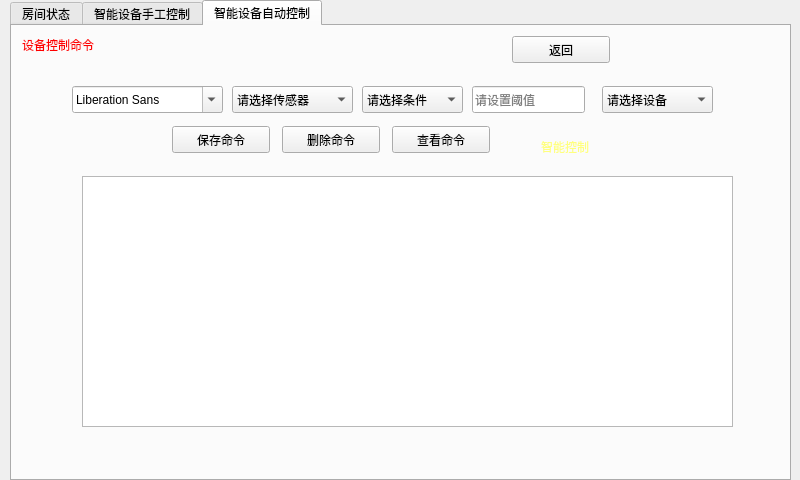
<?xml version="1.0" encoding="UTF-8"?>
<ui version="4.0">
 <class>Dialog</class>
 <widget class="QDialog" name="Dialog">
  <property name="geometry">
   <rect>
    <x>0</x>
    <y>0</y>
    <width>800</width>
    <height>480</height>
   </rect>
  </property>
  <property name="windowTitle">
   <string>Dialog</string>
  </property>
  <widget class="QStackedWidget" name="stackedWidget">
   <property name="geometry">
    <rect>
     <x>0</x>
     <y>0</y>
     <width>800</width>
     <height>480</height>
    </rect>
   </property>
   <property name="styleSheet">
    <string notr="true"/>
   </property>
   <property name="currentIndex">
    <number>3</number>
   </property>
   <widget class="QWidget" name="page">
    <widget class="QLabel" name="label">
     <property name="geometry">
      <rect>
       <x>0</x>
       <y>0</y>
       <width>800</width>
       <height>480</height>
      </rect>
     </property>
     <property name="styleSheet">
      <string notr="true">border-image: url(:/draw/7202.jpg);</string>
     </property>
     <property name="text">
      <string/>
     </property>
    </widget>
    <widget class="QPushButton" name="wl">
     <property name="geometry">
      <rect>
       <x>70</x>
       <y>420</y>
       <width>61</width>
       <height>61</height>
      </rect>
     </property>
     <property name="styleSheet">
      <string notr="true">QPushButton
{
	border-image: url(:/draw/3204.png);
}
QPushButton::checked
{
	border-image: url(:/draw/3205.png);
}</string>
     </property>
     <property name="text">
      <string/>
     </property>
     <property name="checkable">
      <bool>true</bool>
     </property>
     <property name="checked">
      <bool>false</bool>
     </property>
    </widget>
    <widget class="QPushButton" name="door">
     <property name="geometry">
      <rect>
       <x>0</x>
       <y>400</y>
       <width>61</width>
       <height>71</height>
      </rect>
     </property>
     <property name="styleSheet">
      <string notr="true">border-image: url(:/draw/1215.png);</string>
     </property>
     <property name="text">
      <string/>
     </property>
    </widget>
    <widget class="QPushButton" name="kt_push">
     <property name="geometry">
      <rect>
       <x>310</x>
       <y>270</y>
       <width>121</width>
       <height>101</height>
      </rect>
     </property>
     <property name="text">
      <string>客厅</string>
     </property>
    </widget>
    <widget class="QPushButton" name="pushButton_4">
     <property name="geometry">
      <rect>
       <x>687</x>
       <y>410</y>
       <width>71</width>
       <height>51</height>
      </rect>
     </property>
     <property name="text">
      <string>自检</string>
     </property>
    </widget>
    <widget class="QPushButton" name="cf">
     <property name="geometry">
      <rect>
       <x>50</x>
       <y>70</y>
       <width>131</width>
       <height>81</height>
      </rect>
     </property>
     <property name="text">
      <string>厨房</string>
     </property>
    </widget>
    <widget class="QLabel" name="label_7">
     <property name="geometry">
      <rect>
       <x>40</x>
       <y>20</y>
       <width>131</width>
       <height>17</height>
      </rect>
     </property>
     <property name="styleSheet">
      <string notr="true">color: rgb(255, 255, 255);</string>
     </property>
     <property name="text">
      <string>我司样板房118㎡</string>
     </property>
    </widget>
    <widget class="QPushButton" name="cf_2">
     <property name="geometry">
      <rect>
       <x>230</x>
       <y>40</y>
       <width>131</width>
       <height>81</height>
      </rect>
     </property>
     <property name="text">
      <string>卫生间【客】</string>
     </property>
    </widget>
    <widget class="QPushButton" name="cf_3">
     <property name="geometry">
      <rect>
       <x>390</x>
       <y>40</y>
       <width>131</width>
       <height>81</height>
      </rect>
     </property>
     <property name="text">
      <string>卫生间2【主】</string>
     </property>
    </widget>
    <widget class="QPushButton" name="cf_4">
     <property name="geometry">
      <rect>
       <x>530</x>
       <y>40</y>
       <width>211</width>
       <height>121</height>
      </rect>
     </property>
     <property name="text">
      <string>卧室【北】</string>
     </property>
    </widget>
    <widget class="QPushButton" name="cf_5">
     <property name="geometry">
      <rect>
       <x>40</x>
       <y>170</y>
       <width>241</width>
       <height>91</height>
      </rect>
     </property>
     <property name="text">
      <string>餐厅</string>
     </property>
    </widget>
    <widget class="QPushButton" name="cf_6">
     <property name="geometry">
      <rect>
       <x>420</x>
       <y>170</y>
       <width>241</width>
       <height>91</height>
      </rect>
     </property>
     <property name="text">
      <string>书房</string>
     </property>
    </widget>
    <widget class="QPushButton" name="cf_7">
     <property name="geometry">
      <rect>
       <x>30</x>
       <y>300</y>
       <width>181</width>
       <height>71</height>
      </rect>
     </property>
     <property name="text">
      <string>卧室【南西】</string>
     </property>
    </widget>
    <widget class="QPushButton" name="cf_8">
     <property name="geometry">
      <rect>
       <x>560</x>
       <y>290</y>
       <width>181</width>
       <height>71</height>
      </rect>
     </property>
     <property name="text">
      <string>卧室【南东】</string>
     </property>
    </widget>
    <widget class="QPushButton" name="cf_9">
     <property name="geometry">
      <rect>
       <x>260</x>
       <y>390</y>
       <width>251</width>
       <height>71</height>
      </rect>
     </property>
     <property name="text">
      <string>阳台</string>
     </property>
    </widget>
   </widget>
   <widget class="QWidget" name="page_3">
    <widget class="QLabel" name="label_4">
     <property name="geometry">
      <rect>
       <x>0</x>
       <y>0</y>
       <width>800</width>
       <height>480</height>
      </rect>
     </property>
     <property name="styleSheet">
      <string notr="true">border-image: url(:/draw/7202.jpg);</string>
     </property>
     <property name="text">
      <string/>
     </property>
    </widget>
    <widget class="QLabel" name="label_5">
     <property name="geometry">
      <rect>
       <x>20</x>
       <y>20</y>
       <width>61</width>
       <height>20</height>
      </rect>
     </property>
     <property name="styleSheet">
      <string notr="true">color: rgb(255, 255, 255);</string>
     </property>
     <property name="text">
      <string>厨房</string>
     </property>
    </widget>
    <widget class="QLabel" name="label_6">
     <property name="geometry">
      <rect>
       <x>20</x>
       <y>90</y>
       <width>41</width>
       <height>17</height>
      </rect>
     </property>
     <property name="styleSheet">
      <string notr="true">color: rgb(255, 255, 255);</string>
     </property>
     <property name="text">
      <string>燃气：</string>
     </property>
    </widget>
    <widget class="QLabel" name="gas">
     <property name="geometry">
      <rect>
       <x>70</x>
       <y>90</y>
       <width>67</width>
       <height>17</height>
      </rect>
     </property>
     <property name="styleSheet">
      <string notr="true">color: rgb(255, 255, 255);</string>
     </property>
     <property name="text">
      <string>0</string>
     </property>
    </widget>
    <widget class="QPushButton" name="fan">
     <property name="geometry">
      <rect>
       <x>470</x>
       <y>120</y>
       <width>61</width>
       <height>61</height>
      </rect>
     </property>
     <property name="styleSheet">
      <string notr="true">QPushButton
{
	
	border-image: url(:/draw/0119.png);
}
QPushButton::checked
{
	
	border-image: url(:/draw/0120.png);
}</string>
     </property>
     <property name="text">
      <string/>
     </property>
     <property name="checkable">
      <bool>true</bool>
     </property>
     <property name="checked">
      <bool>false</bool>
     </property>
    </widget>
    <widget class="QLabel" name="label_8">
     <property name="geometry">
      <rect>
       <x>60</x>
       <y>170</y>
       <width>67</width>
       <height>17</height>
      </rect>
     </property>
     <property name="styleSheet">
      <string notr="true">color: rgb(255, 255, 255);</string>
     </property>
     <property name="text">
      <string>燃气&gt;</string>
     </property>
    </widget>
    <widget class="QLineEdit" name="gas_int">
     <property name="geometry">
      <rect>
       <x>100</x>
       <y>160</y>
       <width>113</width>
       <height>27</height>
      </rect>
     </property>
    </widget>
    <widget class="QLabel" name="label_19">
     <property name="geometry">
      <rect>
       <x>220</x>
       <y>170</y>
       <width>91</width>
       <height>20</height>
      </rect>
     </property>
     <property name="styleSheet">
      <string notr="true">color: rgb(85, 0, 0);</string>
     </property>
     <property name="text">
      <string>风扇和报警灯</string>
     </property>
    </widget>
    <widget class="QPushButton" name="fanh">
     <property name="geometry">
      <rect>
       <x>580</x>
       <y>260</y>
       <width>98</width>
       <height>27</height>
      </rect>
     </property>
     <property name="text">
      <string>返回</string>
     </property>
    </widget>
   </widget>
   <widget class="QWidget" name="page_2">
    <widget class="QLabel" name="label_2">
     <property name="geometry">
      <rect>
       <x>0</x>
       <y>0</y>
       <width>800</width>
       <height>480</height>
      </rect>
     </property>
     <property name="styleSheet">
      <string notr="true">border-image: url(:/draw/7202.jpg);</string>
     </property>
     <property name="text">
      <string/>
     </property>
    </widget>
    <widget class="QTextEdit" name="textEdit">
     <property name="geometry">
      <rect>
       <x>90</x>
       <y>60</y>
       <width>591</width>
       <height>331</height>
      </rect>
     </property>
     <property name="styleSheet">
      <string notr="true">color: rgb(255, 0, 0);</string>
     </property>
    </widget>
    <widget class="QLabel" name="label_3">
     <property name="geometry">
      <rect>
       <x>20</x>
       <y>20</y>
       <width>181</width>
       <height>17</height>
      </rect>
     </property>
     <property name="styleSheet">
      <string notr="true">color: rgb(0, 0, 0);</string>
     </property>
     <property name="text">
      <string>我司样板房 系统自检中</string>
     </property>
    </widget>
    <widget class="QPushButton" name="zj_start">
     <property name="geometry">
      <rect>
       <x>100</x>
       <y>420</y>
       <width>98</width>
       <height>27</height>
      </rect>
     </property>
     <property name="text">
      <string>开始自检</string>
     </property>
     <property name="checkable">
      <bool>true</bool>
     </property>
    </widget>
    <widget class="QPushButton" name="chongx_zj">
     <property name="geometry">
      <rect>
       <x>320</x>
       <y>420</y>
       <width>98</width>
       <height>27</height>
      </rect>
     </property>
     <property name="text">
      <string>重新自检</string>
     </property>
    </widget>
    <widget class="QPushButton" name="close">
     <property name="geometry">
      <rect>
       <x>560</x>
       <y>420</y>
       <width>98</width>
       <height>27</height>
      </rect>
     </property>
     <property name="text">
      <string>结束</string>
     </property>
    </widget>
   </widget>
   <widget class="QWidget" name="page_4">
    <widget class="QTabWidget" name="tabWidget">
     <property name="geometry">
      <rect>
       <x>10</x>
       <y>0</y>
       <width>781</width>
       <height>481</height>
      </rect>
     </property>
     <property name="currentIndex">
      <number>2</number>
     </property>
     <widget class="QWidget" name="tab">
      <attribute name="title">
       <string>房间状态</string>
      </attribute>
      <widget class="QLabel" name="label_9">
       <property name="geometry">
        <rect>
         <x>0</x>
         <y>0</y>
         <width>421</width>
         <height>441</height>
        </rect>
       </property>
       <property name="styleSheet">
        <string notr="true">border-image: url(:/draw/7202.jpg);</string>
       </property>
       <property name="text">
        <string/>
       </property>
      </widget>
      <widget class="QSlider" name="temp">
       <property name="geometry">
        <rect>
         <x>20</x>
         <y>40</y>
         <width>29</width>
         <height>251</height>
        </rect>
       </property>
       <property name="styleSheet">
        <string notr="true">QSlider:handle
{
	background-color: rgb(255, 85, 0,0);
}</string>
       </property>
       <property name="orientation">
        <enum>Qt::Vertical</enum>
       </property>
      </widget>
      <widget class="QLabel" name="label_10">
       <property name="geometry">
        <rect>
         <x>20</x>
         <y>300</y>
         <width>41</width>
         <height>17</height>
        </rect>
       </property>
       <property name="styleSheet">
        <string notr="true">color: rgb(255, 255, 255);</string>
       </property>
       <property name="text">
        <string>温度</string>
       </property>
      </widget>
      <widget class="QLabel" name="label_11">
       <property name="geometry">
        <rect>
         <x>80</x>
         <y>300</y>
         <width>41</width>
         <height>17</height>
        </rect>
       </property>
       <property name="styleSheet">
        <string notr="true">color: rgb(255, 255, 255);</string>
       </property>
       <property name="text">
        <string>湿度</string>
       </property>
      </widget>
      <widget class="QSlider" name="hum">
       <property name="geometry">
        <rect>
         <x>80</x>
         <y>40</y>
         <width>29</width>
         <height>251</height>
        </rect>
       </property>
       <property name="styleSheet">
        <string notr="true">QSlider:handle
{
	background-color: rgb(255, 85, 0,0);
}</string>
       </property>
       <property name="orientation">
        <enum>Qt::Vertical</enum>
       </property>
      </widget>
      <widget class="QLabel" name="label_12">
       <property name="geometry">
        <rect>
         <x>140</x>
         <y>300</y>
         <width>51</width>
         <height>20</height>
        </rect>
       </property>
       <property name="styleSheet">
        <string notr="true">color: rgb(255, 255, 255);</string>
       </property>
       <property name="text">
        <string>光照度</string>
       </property>
      </widget>
      <widget class="QSlider" name="ill">
       <property name="geometry">
        <rect>
         <x>150</x>
         <y>40</y>
         <width>29</width>
         <height>251</height>
        </rect>
       </property>
       <property name="styleSheet">
        <string notr="true">QSlider:handle
{
	background-color: rgb(255, 85, 0,0);
}</string>
       </property>
       <property name="orientation">
        <enum>Qt::Vertical</enum>
       </property>
      </widget>
      <widget class="QLabel" name="label_13">
       <property name="geometry">
        <rect>
         <x>200</x>
         <y>300</y>
         <width>61</width>
         <height>17</height>
        </rect>
       </property>
       <property name="styleSheet">
        <string notr="true">color: rgb(255, 255, 255);</string>
       </property>
       <property name="text">
        <string>二氧化碳</string>
       </property>
      </widget>
      <widget class="QSlider" name="co2">
       <property name="geometry">
        <rect>
         <x>210</x>
         <y>40</y>
         <width>29</width>
         <height>251</height>
        </rect>
       </property>
       <property name="styleSheet">
        <string notr="true">QSlider:handle
{
	background-color: rgb(255, 85, 0,0);
}</string>
       </property>
       <property name="orientation">
        <enum>Qt::Vertical</enum>
       </property>
      </widget>
      <widget class="QLabel" name="label_14">
       <property name="geometry">
        <rect>
         <x>290</x>
         <y>300</y>
         <width>41</width>
         <height>17</height>
        </rect>
       </property>
       <property name="styleSheet">
        <string notr="true">color: rgb(255, 255, 255);</string>
       </property>
       <property name="text">
        <string>气压</string>
       </property>
      </widget>
      <widget class="QSlider" name="ap">
       <property name="geometry">
        <rect>
         <x>290</x>
         <y>40</y>
         <width>29</width>
         <height>251</height>
        </rect>
       </property>
       <property name="styleSheet">
        <string notr="true">QSlider:handle
{
	background-color: rgb(255, 85, 0,0);
}</string>
       </property>
       <property name="orientation">
        <enum>Qt::Vertical</enum>
       </property>
      </widget>
      <widget class="QLabel" name="label_15">
       <property name="geometry">
        <rect>
         <x>360</x>
         <y>300</y>
         <width>41</width>
         <height>17</height>
        </rect>
       </property>
       <property name="styleSheet">
        <string notr="true">color: rgb(255, 255, 255);</string>
       </property>
       <property name="text">
        <string>PM2.5</string>
       </property>
      </widget>
      <widget class="QSlider" name="pmm">
       <property name="geometry">
        <rect>
         <x>360</x>
         <y>40</y>
         <width>29</width>
         <height>251</height>
        </rect>
       </property>
       <property name="styleSheet">
        <string notr="true">QSlider:handle
{
	background-color: rgb(255, 85, 0,0);
}</string>
       </property>
       <property name="orientation">
        <enum>Qt::Vertical</enum>
       </property>
      </widget>
      <widget class="QWidget" name="widget" native="true">
       <property name="geometry">
        <rect>
         <x>430</x>
         <y>30</y>
         <width>351</width>
         <height>411</height>
        </rect>
       </property>
       <property name="styleSheet">
        <string notr="true">background-color: rgb(255, 255, 255);</string>
       </property>
       <widget class="QLabel" name="cgq_draw">
        <property name="geometry">
         <rect>
          <x>10</x>
          <y>30</y>
          <width>330</width>
          <height>371</height>
         </rect>
        </property>
        <property name="styleSheet">
         <string notr="true"/>
        </property>
        <property name="text">
         <string/>
        </property>
       </widget>
       <widget class="QLabel" name="drawname">
        <property name="geometry">
         <rect>
          <x>120</x>
          <y>30</y>
          <width>67</width>
          <height>17</height>
         </rect>
        </property>
        <property name="text">
         <string/>
        </property>
       </widget>
      </widget>
      <widget class="QPushButton" name="ptemp">
       <property name="geometry">
        <rect>
         <x>0</x>
         <y>280</y>
         <width>61</width>
         <height>21</height>
        </rect>
       </property>
       <property name="styleSheet">
        <string notr="true">border-image: url(:/draw/2201.jpg);</string>
       </property>
       <property name="text">
        <string>0</string>
       </property>
       <property name="checkable">
        <bool>true</bool>
       </property>
       <property name="flat">
        <bool>true</bool>
       </property>
      </widget>
      <widget class="QPushButton" name="phum">
       <property name="geometry">
        <rect>
         <x>70</x>
         <y>280</y>
         <width>61</width>
         <height>21</height>
        </rect>
       </property>
       <property name="styleSheet">
        <string notr="true">border-image: url(:/draw/2201.jpg);</string>
       </property>
       <property name="text">
        <string>0</string>
       </property>
       <property name="checkable">
        <bool>true</bool>
       </property>
      </widget>
      <widget class="QPushButton" name="pill">
       <property name="geometry">
        <rect>
         <x>140</x>
         <y>280</y>
         <width>61</width>
         <height>21</height>
        </rect>
       </property>
       <property name="styleSheet">
        <string notr="true">border-image: url(:/draw/2201.jpg);</string>
       </property>
       <property name="text">
        <string>0</string>
       </property>
       <property name="checkable">
        <bool>true</bool>
       </property>
      </widget>
      <widget class="QPushButton" name="pco2">
       <property name="geometry">
        <rect>
         <x>210</x>
         <y>280</y>
         <width>61</width>
         <height>21</height>
        </rect>
       </property>
       <property name="styleSheet">
        <string notr="true">border-image: url(:/draw/2201.jpg);</string>
       </property>
       <property name="text">
        <string>0</string>
       </property>
       <property name="checkable">
        <bool>true</bool>
       </property>
      </widget>
      <widget class="QPushButton" name="pap">
       <property name="geometry">
        <rect>
         <x>280</x>
         <y>280</y>
         <width>61</width>
         <height>21</height>
        </rect>
       </property>
       <property name="styleSheet">
        <string notr="true">border-image: url(:/draw/2201.jpg);</string>
       </property>
       <property name="text">
        <string>0</string>
       </property>
       <property name="checkable">
        <bool>true</bool>
       </property>
      </widget>
      <widget class="QPushButton" name="ppm">
       <property name="geometry">
        <rect>
         <x>350</x>
         <y>280</y>
         <width>61</width>
         <height>21</height>
        </rect>
       </property>
       <property name="styleSheet">
        <string notr="true">border-image: url(:/draw/2201.jpg);</string>
       </property>
       <property name="text">
        <string>0</string>
       </property>
       <property name="checkable">
        <bool>true</bool>
       </property>
      </widget>
      <widget class="QLabel" name="label_17">
       <property name="geometry">
        <rect>
         <x>436</x>
         <y>10</y>
         <width>121</width>
         <height>20</height>
        </rect>
       </property>
       <property name="text">
        <string>历史数据时常配置</string>
       </property>
      </widget>
      <widget class="QSpinBox" name="spinBox">
       <property name="geometry">
        <rect>
         <x>570</x>
         <y>0</y>
         <width>59</width>
         <height>27</height>
        </rect>
       </property>
       <property name="styleSheet">
        <string notr="true">color: rgb(255, 0, 0);</string>
       </property>
       <property name="value">
        <number>60</number>
       </property>
      </widget>
      <widget class="QLabel" name="label_18">
       <property name="geometry">
        <rect>
         <x>640</x>
         <y>10</y>
         <width>41</width>
         <height>17</height>
        </rect>
       </property>
       <property name="text">
        <string>分钟</string>
       </property>
      </widget>
      <widget class="QPushButton" name="fanh_2">
       <property name="geometry">
        <rect>
         <x>310</x>
         <y>400</y>
         <width>98</width>
         <height>27</height>
        </rect>
       </property>
       <property name="text">
        <string>返回</string>
       </property>
      </widget>
      <zorder>label_9</zorder>
      <zorder>label_11</zorder>
      <zorder>label_13</zorder>
      <zorder>label_15</zorder>
      <zorder>temp</zorder>
      <zorder>hum</zorder>
      <zorder>ill</zorder>
      <zorder>label_10</zorder>
      <zorder>co2</zorder>
      <zorder>label_12</zorder>
      <zorder>ap</zorder>
      <zorder>label_14</zorder>
      <zorder>pmm</zorder>
      <zorder>widget</zorder>
      <zorder>ptemp</zorder>
      <zorder>phum</zorder>
      <zorder>pill</zorder>
      <zorder>pco2</zorder>
      <zorder>pap</zorder>
      <zorder>ppm</zorder>
      <zorder>label_17</zorder>
      <zorder>spinBox</zorder>
      <zorder>label_18</zorder>
      <zorder>fanh_2</zorder>
     </widget>
     <widget class="QWidget" name="tab_3">
      <attribute name="title">
       <string>智能设备手工控制</string>
      </attribute>
      <widget class="QLabel" name="label_16">
       <property name="geometry">
        <rect>
         <x>0</x>
         <y>10</y>
         <width>411</width>
         <height>441</height>
        </rect>
       </property>
       <property name="styleSheet">
        <string notr="true">border-image: url(:/draw/7202.jpg);</string>
       </property>
       <property name="text">
        <string/>
       </property>
      </widget>
      <widget class="QWidget" name="widget_2" native="true">
       <property name="geometry">
        <rect>
         <x>410</x>
         <y>30</y>
         <width>371</width>
         <height>421</height>
        </rect>
       </property>
       <property name="styleSheet">
        <string notr="true">background-color: rgb(255, 255, 255);</string>
       </property>
       <widget class="QLabel" name="maichong_draw">
        <property name="geometry">
         <rect>
          <x>10</x>
          <y>0</y>
          <width>351</width>
          <height>411</height>
         </rect>
        </property>
        <property name="text">
         <string/>
        </property>
       </widget>
      </widget>
      <widget class="QWidget" name="widg" native="true">
       <property name="geometry">
        <rect>
         <x>70</x>
         <y>120</y>
         <width>221</width>
         <height>181</height>
        </rect>
       </property>
       <widget class="QRadioButton" name="dvd">
        <property name="geometry">
         <rect>
          <x>60</x>
          <y>100</y>
          <width>61</width>
          <height>22</height>
         </rect>
        </property>
        <property name="styleSheet">
         <string notr="true">background-color: rgba(255, 255, 255, 0);
color: rgb(255, 255, 255);</string>
        </property>
        <property name="text">
         <string>DVD</string>
        </property>
        <property name="autoExclusive">
         <bool>false</bool>
        </property>
       </widget>
       <widget class="QRadioButton" name="tv">
        <property name="geometry">
         <rect>
          <x>60</x>
          <y>40</y>
          <width>61</width>
          <height>22</height>
         </rect>
        </property>
        <property name="styleSheet">
         <string notr="true">background-color: rgba(255, 255, 255, 0);
color: rgb(255, 255, 255);</string>
        </property>
        <property name="text">
         <string>电视</string>
        </property>
        <property name="checkable">
         <bool>true</bool>
        </property>
        <property name="autoExclusive">
         <bool>false</bool>
        </property>
       </widget>
       <widget class="QRadioButton" name="kt">
        <property name="geometry">
         <rect>
          <x>60</x>
          <y>70</y>
          <width>61</width>
          <height>22</height>
         </rect>
        </property>
        <property name="styleSheet">
         <string notr="true">background-color: rgba(255, 255, 255, 0);
color: rgb(255, 255, 255);</string>
        </property>
        <property name="text">
         <string>空调</string>
        </property>
        <property name="autoExclusive">
         <bool>false</bool>
        </property>
       </widget>
      </widget>
      <widget class="QSpinBox" name="spinBox_2">
       <property name="geometry">
        <rect>
         <x>594</x>
         <y>0</y>
         <width>59</width>
         <height>27</height>
        </rect>
       </property>
       <property name="styleSheet">
        <string notr="true">color: rgb(255, 0, 0);</string>
       </property>
       <property name="value">
        <number>60</number>
       </property>
      </widget>
      <widget class="QLabel" name="label_22">
       <property name="geometry">
        <rect>
         <x>664</x>
         <y>10</y>
         <width>41</width>
         <height>17</height>
        </rect>
       </property>
       <property name="text">
        <string>分钟</string>
       </property>
      </widget>
      <widget class="QLabel" name="label_23">
       <property name="geometry">
        <rect>
         <x>460</x>
         <y>10</y>
         <width>121</width>
         <height>20</height>
        </rect>
       </property>
       <property name="text">
        <string>历史数据时常配置</string>
       </property>
      </widget>
      <widget class="QPushButton" name="fanh_3">
       <property name="geometry">
        <rect>
         <x>300</x>
         <y>400</y>
         <width>98</width>
         <height>27</height>
        </rect>
       </property>
       <property name="text">
        <string>返回</string>
       </property>
      </widget>
     </widget>
     <widget class="QWidget" name="tab_2">
      <attribute name="title">
       <string>智能设备自动控制</string>
      </attribute>
      <widget class="QLabel" name="label_20">
       <property name="geometry">
        <rect>
         <x>0</x>
         <y>0</y>
         <width>791</width>
         <height>441</height>
        </rect>
       </property>
       <property name="styleSheet">
        <string notr="true">border-image: url(:/draw/7202.jpg);</string>
       </property>
       <property name="text">
        <string/>
       </property>
      </widget>
      <widget class="QLabel" name="label_21">
       <property name="geometry">
        <rect>
         <x>10</x>
         <y>10</y>
         <width>101</width>
         <height>17</height>
        </rect>
       </property>
       <property name="styleSheet">
        <string notr="true">color: rgb(255, 0, 0);</string>
       </property>
       <property name="text">
        <string>设备控制命令</string>
       </property>
      </widget>
      <widget class="QComboBox" name="cgq">
       <property name="geometry">
        <rect>
         <x>220</x>
         <y>60</y>
         <width>121</width>
         <height>27</height>
        </rect>
       </property>
       <item>
        <property name="text">
         <string>请选择传感器</string>
        </property>
       </item>
       <item>
        <property name="text">
         <string>温度</string>
        </property>
       </item>
       <item>
        <property name="text">
         <string>烟雾</string>
        </property>
       </item>
       <item>
        <property name="text">
         <string>光照</string>
        </property>
       </item>
      </widget>
      <widget class="QComboBox" name="tj">
       <property name="geometry">
        <rect>
         <x>350</x>
         <y>60</y>
         <width>101</width>
         <height>27</height>
        </rect>
       </property>
       <item>
        <property name="text">
         <string>请选择条件</string>
        </property>
       </item>
       <item>
        <property name="text">
         <string>&gt;</string>
        </property>
       </item>
       <item>
        <property name="text">
         <string>&lt;</string>
        </property>
       </item>
      </widget>
      <widget class="QLineEdit" name="zhi">
       <property name="geometry">
        <rect>
         <x>460</x>
         <y>60</y>
         <width>113</width>
         <height>27</height>
        </rect>
       </property>
       <property name="placeholderText">
        <string>请设置阈值</string>
       </property>
      </widget>
      <widget class="QCheckBox" name="znmode">
       <property name="geometry">
        <rect>
         <x>510</x>
         <y>110</y>
         <width>98</width>
         <height>22</height>
        </rect>
       </property>
       <property name="styleSheet">
        <string notr="true">background-color: rgba(255, 255, 0, 0);
color: rgb(255, 255, 127);</string>
       </property>
       <property name="text">
        <string>智能控制</string>
       </property>
      </widget>
      <widget class="QPushButton" name="save">
       <property name="geometry">
        <rect>
         <x>160</x>
         <y>100</y>
         <width>98</width>
         <height>27</height>
        </rect>
       </property>
       <property name="text">
        <string>保存命令</string>
       </property>
      </widget>
      <widget class="QPushButton" name="delete_1">
       <property name="geometry">
        <rect>
         <x>270</x>
         <y>100</y>
         <width>98</width>
         <height>27</height>
        </rect>
       </property>
       <property name="text">
        <string>删除命令</string>
       </property>
      </widget>
      <widget class="QTextEdit" name="textEdit_2">
       <property name="geometry">
        <rect>
         <x>70</x>
         <y>150</y>
         <width>651</width>
         <height>251</height>
        </rect>
       </property>
      </widget>
      <widget class="QPushButton" name="see">
       <property name="geometry">
        <rect>
         <x>380</x>
         <y>100</y>
         <width>98</width>
         <height>27</height>
        </rect>
       </property>
       <property name="text">
        <string>查看命令</string>
       </property>
      </widget>
      <widget class="QFontComboBox" name="select_ml">
       <property name="geometry">
        <rect>
         <x>60</x>
         <y>60</y>
         <width>151</width>
         <height>27</height>
        </rect>
       </property>
      </widget>
      <widget class="QComboBox" name="qj">
       <property name="geometry">
        <rect>
         <x>590</x>
         <y>60</y>
         <width>111</width>
         <height>27</height>
        </rect>
       </property>
       <item>
        <property name="text">
         <string>请选择设备</string>
        </property>
       </item>
       <item>
        <property name="text">
         <string>空调</string>
        </property>
       </item>
       <item>
        <property name="text">
         <string>风扇</string>
        </property>
       </item>
       <item>
        <property name="text">
         <string>窗帘</string>
        </property>
       </item>
      </widget>
      <widget class="QPushButton" name="fanh_4">
       <property name="geometry">
        <rect>
         <x>500</x>
         <y>10</y>
         <width>98</width>
         <height>27</height>
        </rect>
       </property>
       <property name="text">
        <string>返回</string>
       </property>
      </widget>
     </widget>
    </widget>
   </widget>
  </widget>
 </widget>
 <layoutdefault spacing="6" margin="11"/>
 <resources/>
 <connections/>
</ui>
